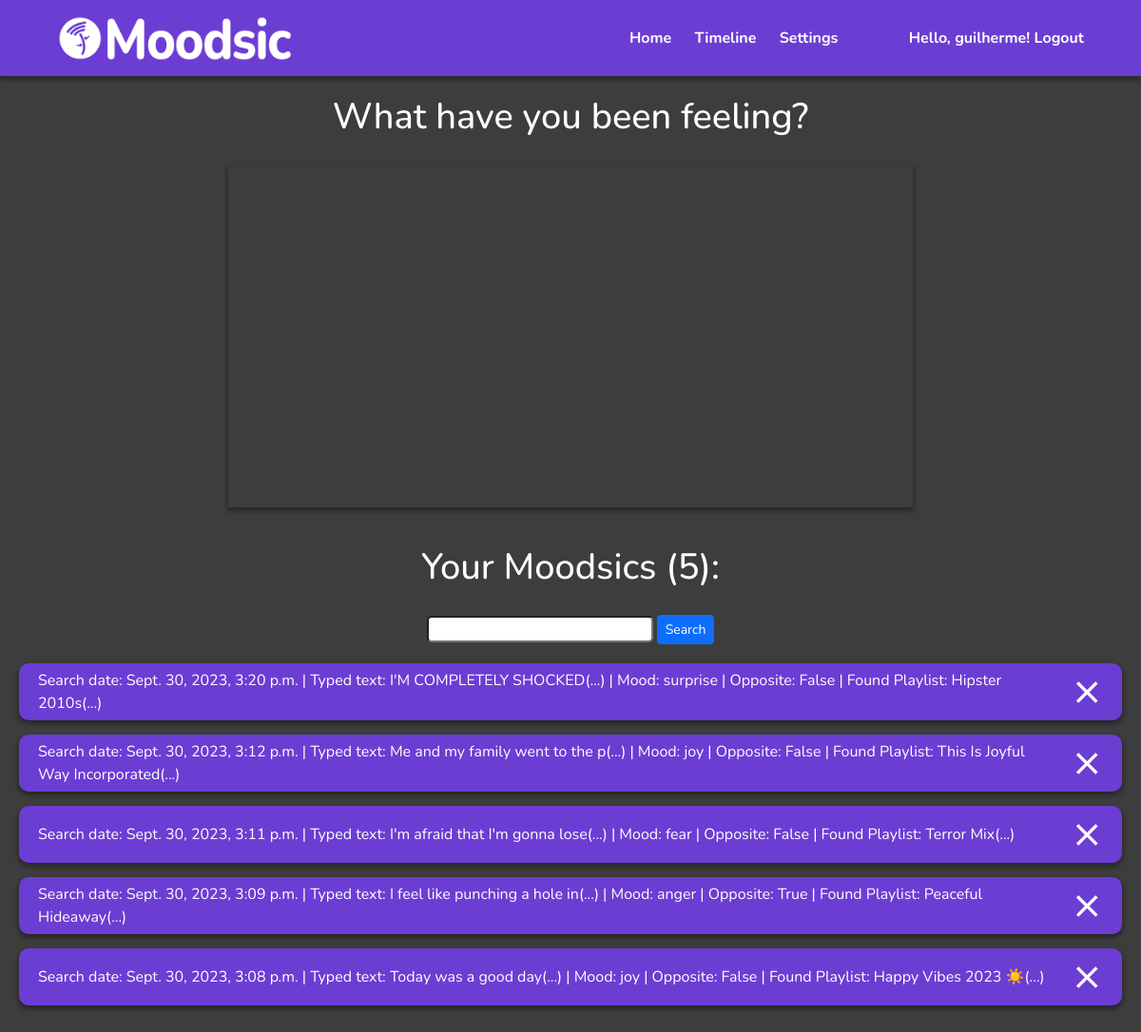
/timeline/ (signed in), run on an earlier commit of the app's database.
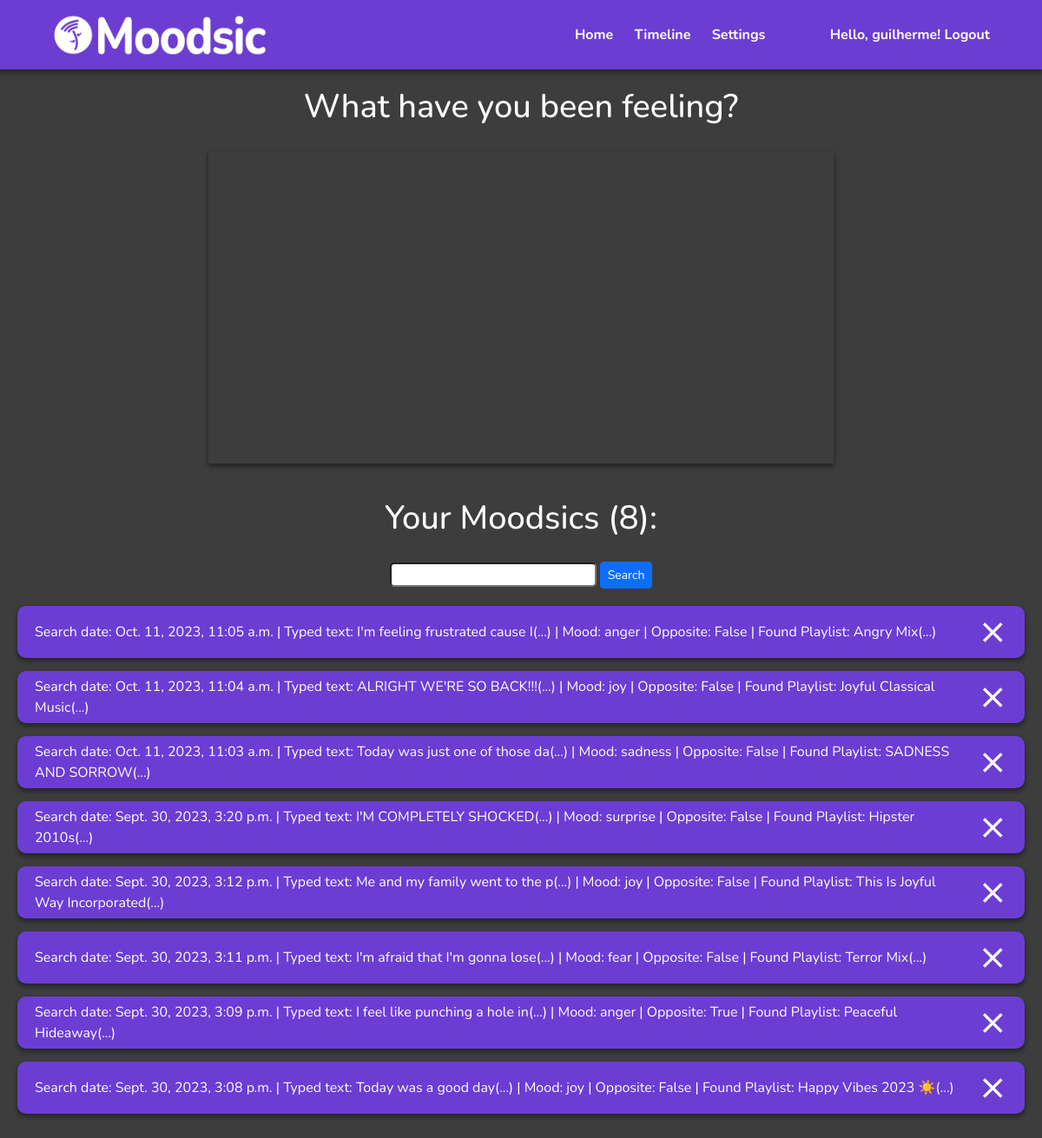
And on a later commit of the database.
### Moodsic/models.py (models this page shows, shortened)
class Moodsic(models.Model):
    user = models.ForeignKey(User, on_delete = models.CASCADE, null = True, blank = True)
    playlist = models.ForeignKey(Playlist, on_delete= models.CASCADE, null = True, blank= True)
    mood = models.CharField(max_length = 30)
    typedText = models.CharField(max_length= 600)
    searchDate = models.DateTimeField(auto_now_add=True, auto_now=False)
    opposite = models.BooleanField()

class Playlist(models.Model):
    title = models.CharField(max_length = 300)
    description = models.CharField(max_length = 600)
    owner = models.CharField(max_length=300)
    link = models.CharField(max_length=300)
    image = models.CharField(max_length=300)

### Moodsic/views.py (the view)
# urls.py: path('timeline/', TimelineView.as_view(), name='timeline'),
class TimelineView(LoginRequiredMixin, ListView):
    model = Moodsic
    template_name = 'Moodsic/timeline.html'
    context_object_name = 'moodsics'
    success_url = reverse_lazy('timeline')
    def get_queryset(self):
        return Moodsic.objects.order_by('-searchDate')
    def get_context_data(self, **kwargs):
        context = super().get_context_data(**kwargs)
        context['moodsics'] = context['moodsics'].filter(user = self.request.user)
        angerCount = Moodsic.objects.filter(mood='anger', user = self.request.user).count()
        fearCount = Moodsic.objects.filter(mood='fear', user = self.request.user).count()
        joyCount = Moodsic.objects.filter(mood='joy', user = self.request.user).count()
        loveCount = Moodsic.objects.filter(mood='love', user = self.request.user).count()
        sadnessCount = Moodsic.objects.filter(mood='sadness', user = self.request.user).count()
        surpriseCount = Moodsic.objects.filter(mood='surprise', user = self.request.user).count()
        data_points = [
            { "label": "anger",  "y": angerCount },
            { "label": "fear", "y": fearCount },
            { "label": "joy", "y": joyCount },
            { "label": "love",  "y": loveCount },
            { "label": "sadness",  "y": sadnessCount },
            { "label": "surprise",  "y": surpriseCount }
        ]
        context['data_points'] = data_points
        search_input = self.request.GET.get('search-area') or ''
        if search_input:
            context['moodsics'] = context['moodsics'].filter(typedText__icontains=search_input)
        context['search_input'] = search_input
        return context

### Moodsic/templates/Moodsic/timeline.html (shortened to what this page needs)
{% load static %}
<!DOCTYPE html>
<html lang="en">
<head>
    <link href="https://cdn.jsdelivr.net/npm/bootstrap@5.3.2/dist/css/bootstrap.min.css" rel="stylesheet">
    <link rel="stylesheet" href="{% static 'Moodsic/css/styles.css' %}">
</head>
<body>
    {% include 'Moodsic/header.html' %}
    <h2 class="feeling-text">What have you been feeling?</h2>
    <div class="chart-wrapper">
        <div id="chartContainer"></div>
    </div>
    <h2 class="your-moodsics-text">Your Moodsics ({{moodsics.count}}):</h2>
    <div id="search-add-wrapper">
        <form method="GET">
            <input id="search_text" type="text" name="search-area" value="{{search_input}}">
            <input class="btn btn-primary btn-sm" type="submit" value="Search">
        </form>
    </div>
    <div class="timeline-items-wrapper">
        {% for moodsic in moodsics %}
            <div class="moodsic-wrapper" role="button" onclick="location.href='{% url "moodsic-details" pk=moodsic.id %}'">
                <div class ="moodsic-description">
                    <span>Search date: </span> {{moodsic.searchDate}} |
                    <span>Typed text: </span> {{moodsic.typedText|slice:":30"}}(...) |
                    <span>Mood: </span> {{moodsic.mood}} |
                    <span>Opposite: </span> {{moodsic.opposite}} |
                    <span>Found Playlist: </span> {{moodsic.playlist.title|slice:":40"}}(...)
                </div>
                <div class = "moodsic-buttons">
                    <a class="delete-link" href="{% url 'moodsic-delete' pk=moodsic.id %}">&#10799;</a>
                </div>
            </div>
        {% empty %}
        <div class="nofound-wrapper">
            <h3>No Moodsics found.</h3>
            <h4>Save some Moodsics or change search terms.</h4>
        </div>
        {% endfor %}
    </div>
</body>
</html>

### Moodsic/templates/Moodsic/header.html
{% load static %}
<header class="header">
    <img src="{% static 'Moodsic/images/logo_white.png' %}" role="button" onclick="location.href='{% url 'homepage' %}'">
    <div class="menu">
        <a href="{% url 'homepage' %}">Home</a>
        <a href="{% url 'timeline' %}">Timeline</a>
        <a href='/'>Settings</a>
        {% if request.user.is_authenticated %}
            <a class="login-link" href="{% url 'logout' %}"> Hello, {% firstof user.username "visitor" %}! Logout</a>
        {% else %}
            <a class="login-link" href="{% url 'login' %}">Hello, {% firstof user.username "visitor" %}! Login</a>
        {% endif %}
    </div>
</header>

### Moodsic/static/Moodsic/css/styles.css (style rules this page uses)
a { text-decoration: none; color: inherit; }
* { margin: 0; padding: 0; box-sizing: border-box; }
:root { --color-primary: #6C3DD3; --color-secondary: #a65ed3; --color-gray: #3d3d3d; --color-background: #b69cdb; }
body, input, select { font-family: 'Nunito', sans-serif; color: white; }
body { background-color: var(--color-gray); }
h2 { font-size: 38px; }
input, select { color: black; border-radius: 5px; }
.header { height: 80px; display: flex; align-items: center; justify-content: space-between; padding: 10px 5%; font-weight: bold; background-color: var(--color-primary); -webkit-box-shadow: 0px 3px 5px 1px rgba(0,0,0,0.37); -moz-box-shadow: 0px 3px 5px 1px rgba(0,0,0,0.37); box-shadow: 0px 3px 5px 1px rgba(0,0,0,0.37); }
.login-link { padding-left: 50px; }
.header img { max-height: 80%; max-width: 30%; }
.header a + a { margin-left: 20px; }
.menu a { -webkit-transition: color 0.5s; transition: color 0.5s; color: white; }
.timeline-items-wrapper { padding: 20px; }
.moodsic-wrapper { border-radius: 10px; background-color: var(--color-primary); display: flex; flex-direction: row; align-items: center; justify-content: space-between; min-height: 50px; margin-bottom: 15px; -webkit-box-shadow: 0px 3px 5px 1px rgba(0,0,0,0.37); -moz-box-shadow: 0px 3px 5px 1px rgba(0,0,0,0.37); box-shadow: 0px 3px 5px 1px rgba(0,0,0,0.37); }
.moodsic-buttons { font-size: 40px; padding-right: 20px; }
.moodsic-description { padding-left: 20px; padding-right: 20px; }
.feeling-text { padding: 20px; text-align: center; }
.your-moodsics-text { padding: 20px; padding-top: 40px; text-align: center; }
#search_text { padding-left: 20px; padding-right: 20px; }
#search-add-wrapper { width: 100%; display: flex; flex-direction: row; align-items: center; justify-content: center; }
.chart-wrapper { width: 100%; display: flex; flex-direction: row; justify-content: center; }
#chartContainer { width: 60%; height: 360px; -webkit-box-shadow: 0px 3px 5px 1px rgba(0,0,0,0.37); -moz-box-shadow: 0px 3px 5px 1px rgba(0,0,0,0.37); box-shadow: 0px 3px 5px 1px rgba(0,0,0,0.37); }

What changed in the data, as far as the page shows it:
added Moodsic: searchDate "Oct. 11, 2023, 11:05 a.m.", typedText "I'm feeling frustrated cause I", mood "anger", opposite "False", playlist "Angry Mix"
added Moodsic: searchDate "Oct. 11, 2023, 11:04 a.m.", typedText "ALRIGHT WE'RE SO BACK!!!", mood "joy", opposite "False", playlist "Joyful Classical Music"
added Moodsic: searchDate "Oct. 11, 2023, 11:03 a.m.", typedText "Today was just one of those da", mood "sadness", opposite "False", playlist "SADNESS AND SORROW"
Also different on the page:
{{ moodsics.count }}: "5" → "8"
